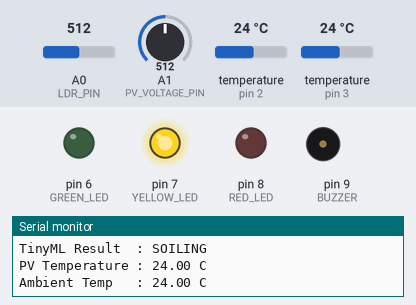
A sketch run on a simulated Arduino Uno, built with avr-gcc and run on an emulated ATmega328P. Parts: output pins drawn as LEDs (lit = HIGH), buzzer (waves = sounding), the last lines printed to the serial monitor. The inputs (shaded band) are chosen by the test bench; at power-on: temperature (sensors on pin 2, pin 3) 24 °C, A1 (PV_VOLTAGE_PIN) = 512, A0 (LDR_PIN) = 512.

Above: at 5.1 s.
5.2 s: temperature (sensor on pin 2) set to 33.8 °C
9.8 s: temperature (sensor on pin 2) set to 35.2 °C
At 13.0 s:
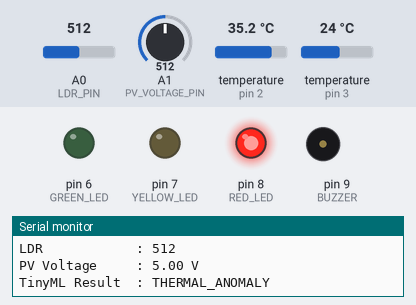
17.7 s: temperature (sensor on pin 2) set to 12 °C
At 19.7 s:
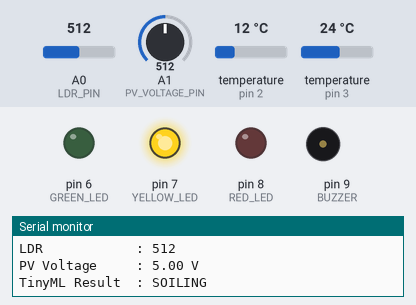
22.3 s: A1 (PV_VOLTAGE_PIN) set to 488
26.9 s: A1 (PV_VOLTAGE_PIN) set to 462
At 29.93 s:
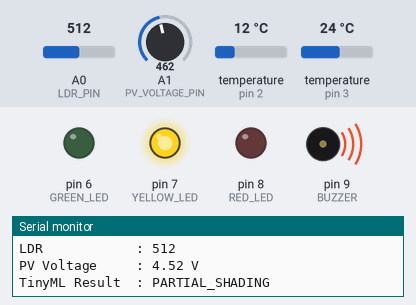
35.0 s: A1 (PV_VOLTAGE_PIN) set to 716
At 37.4 s:
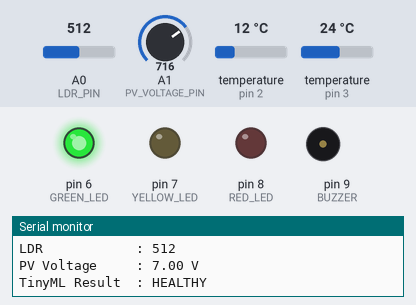
Timing chart, 0 to 38.9 s (numbered marks = the images above; inputs shaded):
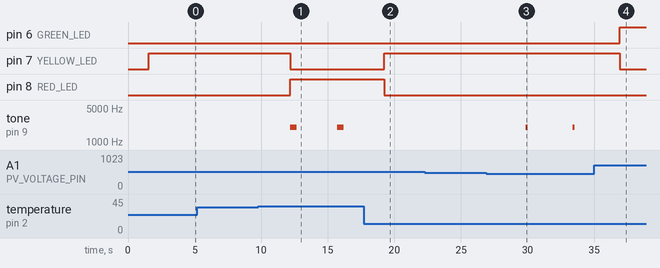

The sketch:

SmartGridShield_TinyML.ino
```cpp
#include <OneWire.h>
#include <DallasTemperature.h>

#define PV_TEMP_PIN 2
#define AMBIENT_TEMP_PIN 3
#define LDR_PIN A0
#define PV_VOLTAGE_PIN A1
#define GREEN_LED 6
#define YELLOW_LED 7
#define RED_LED 8
#define BUZZER 9

const float TEMP_THRESHOLD=34.325;
const float VOLTAGE_THRESHOLD_1=5.2245;
const float VOLTAGE_THRESHOLD_2=4.6015;
const int LDR_THRESHOLD=323;

OneWire owPV(PV_TEMP_PIN), owAmb(AMBIENT_TEMP_PIN);
DallasTemperature pvSensor(&owPV), ambSensor(&owAmb);

float getTemp(DallasTemperature &s){
  s.requestTemperatures();
  float t=s.getTempCByIndex(0);
  if(t==DEVICE_DISCONNECTED_C || t<-40 || t>85) return NAN;
  return t;
}

float getPVVoltage(){
  int adc=analogRead(PV_VOLTAGE_PIN);
  return (adc*5.0/1023.0)*2.0; // 10k/10k divider
}

String classify(float pvT,float ambT,int ldr,float v){
  if(isnan(pvT)||isnan(ambT)||v<0||v>10) return "SENSOR_ERROR";
  if(pvT>=TEMP_THRESHOLD) return "THERMAL_ANOMALY";
  if(v>=VOLTAGE_THRESHOLD_1) return "HEALTHY";
  if(v>=VOLTAGE_THRESHOLD_2) return "SOILING";
  if(ldr<LDR_THRESHOLD) return "SOILING";
  return "PARTIAL_SHADING";
}

void alert(String s){
  digitalWrite(GREEN_LED,LOW); digitalWrite(YELLOW_LED,LOW);
  digitalWrite(RED_LED,LOW); noTone(BUZZER);
  if(s=="HEALTHY") digitalWrite(GREEN_LED,HIGH);
  else if(s=="SOILING") digitalWrite(YELLOW_LED,HIGH);
  else if(s=="PARTIAL_SHADING"){digitalWrite(YELLOW_LED,HIGH);tone(BUZZER,2000,150);}
  else {digitalWrite(RED_LED,HIGH);tone(BUZZER,2000,500);}
}

void setup(){
  Serial.begin(115200);
  pvSensor.begin(); ambSensor.begin();
  pinMode(GREEN_LED,OUTPUT); pinMode(YELLOW_LED,OUTPUT);
  pinMode(RED_LED,OUTPUT); pinMode(BUZZER,OUTPUT);
  Serial.println("SMART-GRID SHIELD");
}

void loop(){
  float pvT=getTemp(pvSensor), ambT=getTemp(ambSensor);
  int ldr=analogRead(LDR_PIN);
  float v=getPVVoltage();
  float d=(isnan(pvT)||isnan(ambT))?NAN:pvT-ambT;
  String result=classify(pvT,ambT,ldr,v);
  alert(result);

  Serial.print("PV Temperature : "); if(isnan(pvT)) Serial.println("ERROR"); else {Serial.print(pvT,2);Serial.println(" C");}
  Serial.print("Ambient Temp   : "); if(isnan(ambT)) Serial.println("ERROR"); else {Serial.print(ambT,2);Serial.println(" C");}
  Serial.print("Delta T        : "); if(isnan(d)) Serial.println("ERROR"); else {Serial.print(d,2);Serial.println(" C");}
  Serial.print("LDR            : "); Serial.println(ldr);
  Serial.print("PV Voltage     : "); Serial.print(v,2); Serial.println(" V");
  Serial.print("TinyML Result  : "); Serial.println(result);
  Serial.println();
  delay(2000);
}
```

Measured:
- the behaviour switches between 34.3 and 34.4 °C on temperature (sensor on pin 2) (found by bisection; images 0 and 1)
- the behaviour switches between 471 and 470 on A1 (PV_VOLTAGE_PIN) (found by bisection; images 2 and 3)
- after the input at 9.8 s, pin 7 (YELLOW_LED): HIGH → LOW after 2.4 s; pin 8 (RED_LED): LOW → HIGH after 2.4 s; tone on pin 9 (BUZZER): alternates 2000 Hz for 0.50 s and silent for 3.0 s, starting after 2.4 s
- after the input at 17.7 s, pin 7 (YELLOW_LED): LOW → HIGH after 1.5 s; pin 8 (RED_LED): HIGH → LOW after 1.5 s; tone on pin 9 (BUZZER): stays silent (without the input it goes to 2000 Hz after 1.5 s)
- after the input at 26.9 s, tone on pin 9 (BUZZER): alternates 2000 Hz for 0.15 s and silent for 3.4 s, starting after 3.0 s
- after the input at 35.0 s, pin 6 (GREEN_LED): LOW → HIGH after 1.9 s; pin 7 (YELLOW_LED): HIGH → LOW after 1.9 s; tone on pin 9 (BUZZER): stays silent (without the input it goes to 2000 Hz after 1.9 s)
